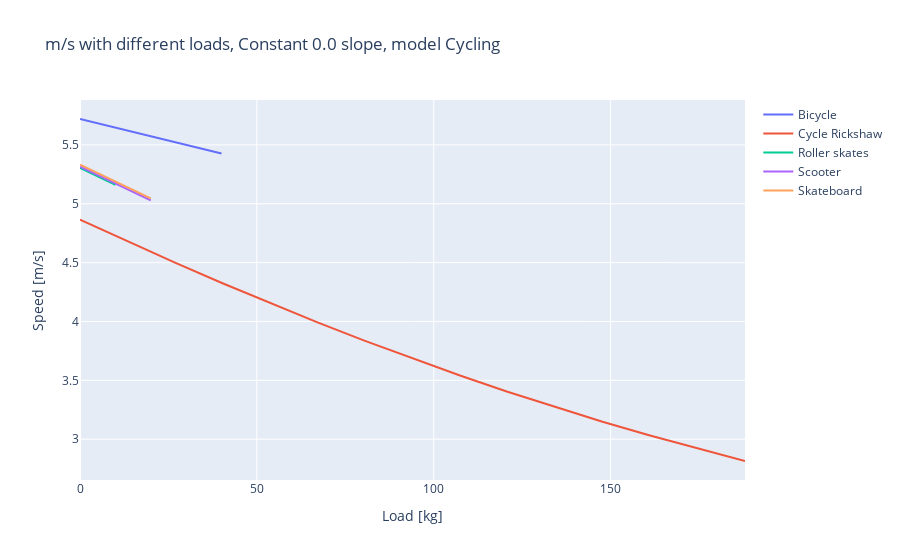
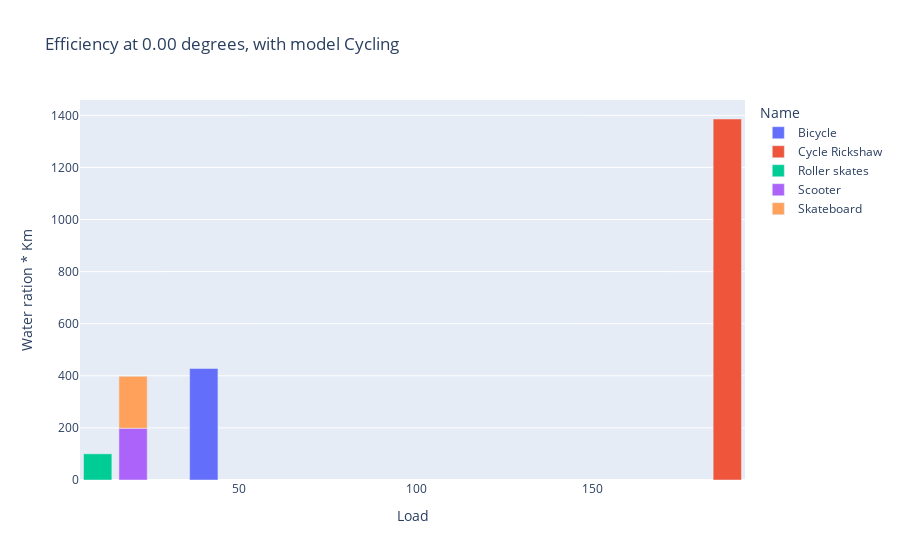
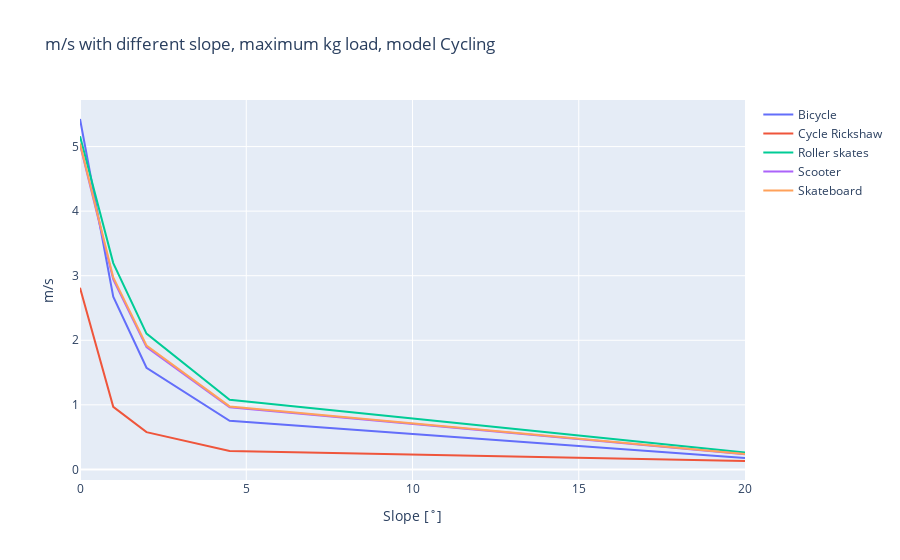

Source (notebook cell) for these figures, in order:
### Code cell
# mr.velocitykgs



mm.plotting_hpv.load_plot_plotly(mr, mo, hpv)
mm.plotting_hpv.bar_plot_loading_distance(mr, mo, hpv, mv)
mm.plotting_hpv.slope_plot_plotly(mr, mo, hpv)

### Figure 1 — Plotly figure (JSON) as saved in the notebook; plotly's stock layout.template omitted (floating-point values rounded to 4 significant figures)
{"data": [{"mode": "lines", "name": "Bicycle", "type": "scatter", "x": [0, 4.857, 9.714, 14.57, 19.43, 24.29, 29.14, 34, 38.86, 40, 40, 40, 40, 40, 40], "y": [5.72, 5.684, 5.649, 5.613, 5.577, 5.542, 5.506, 5.471, 5.435, 5.427, 5.427, 5.427, 5.427, 5.427, 5.427]}, {"mode": "lines", "name": "Cycle Rickshaw", "type": "scatter", "x": [0, 13.43, 26.86, 40.29, 53.71, 67.14, 80.57, 94, 107.4, 120.9, 134.3, 147.7, 161.1, 174.6, 188], "y": [4.864, 4.68, 4.5, 4.325, 4.156, 3.992, 3.835, 3.684, 3.54, 3.403, 3.273, 3.149, 3.031, 2.92, 2.815]}, {"mode": "lines", "name": "Roller skates", "type": "scatter", "x": [0, 2.929, 5.857, 8.786, 10, 10, 10, 10, 10, 10, 10, 10, 10, 10, 10], "y": [5.304, 5.262, 5.219, 5.177, 5.16, 5.16, 5.16, 5.16, 5.16, 5.16, 5.16, 5.16, 5.16, 5.16, 5.16]}, {"mode": "lines", "name": "Scooter", "type": "scatter", "x": [0, 2.714, 5.429, 8.143, 10.86, 13.57, 16.29, 19, 20, 20, 20, 20, 20, 20, 20], "y": [5.315, 5.276, 5.237, 5.198, 5.159, 5.121, 5.082, 5.044, 5.029, 5.029, 5.029, 5.029, 5.029, 5.029, 5.029]}, {"mode": "lines", "name": "Skateboard", "type": "scatter", "x": [0, 4.357, 8.714, 13.07, 17.43, 20, 20, 20, 20, 20, 20, 20, 20, 20, 20], "y": [5.333, 5.27, 5.207, 5.145, 5.083, 5.046, 5.046, 5.046, 5.046, 5.046, 5.046, 5.046, 5.046, 5.046, 5.046]}], "layout": {"title": {"text": "m/s with different loads, Constant 0.0 slope, model Cycling"}, "xaxis": {"title": {"text": "Load [kg]"}}, "yaxis": {"title": {"text": "Speed [m/s]"}}}}

### Figure 2 — Plotly figure (JSON) as saved in the notebook; plotly's stock layout.template omitted (floating-point values rounded to 4 significant figures)
{"data": [{"alignmentgroup": "True", "customdata": [["Bicycle", 5.573, 5.427, 4.3, 80.26, 160.5, 0, 8, 0.01869]], "hovertemplate": "Name=%{customdata[0]}<br>Load=%{x}<br>Water ration * Km=%{y}<br>Average Trip Velocity=%{customdata[1]}<br>Loaded Velocity=%{customdata[2]}<br>Unloaded Velocity=%{customdata[3]}<br>Distance to Water Achievable=%{customdata[4]}<br>Total Round trip Distance Achievable=%{customdata[5]}<br>Slope=%{customdata[6]}<br>Hours Collecting Water Max=%{customdata[7]}<br>Hours Spent Collecting Single Person Water=%{customdata[8]}<extra></extra>", "legendgroup": "Bicycle", "marker": {"color": "#636efa", "pattern": {"shape": ""}}, "name": "Bicycle", "offsetgroup": "Bicycle", "orientation": "v", "showlegend": true, "textposition": "auto", "type": "bar", "x": [40], "xaxis": "x", "y": [428.0], "yaxis": "y"}, {"alignmentgroup": "True", "customdata": [["Cycle Rickshaw", 3.839, 2.815, 4.3, 55.29, 110.6, 0, 8, 0.005773]], "hovertemplate": "Name=%{customdata[0]}<br>Load=%{x}<br>Water ration * Km=%{y}<br>Average Trip Velocity=%{customdata[1]}<br>Loaded Velocity=%{customdata[2]}<br>Unloaded Velocity=%{customdata[3]}<br>Distance to Water Achievable=%{customdata[4]}<br>Total Round trip Distance Achievable=%{customdata[5]}<br>Slope=%{customdata[6]}<br>Hours Collecting Water Max=%{customdata[7]}<br>Hours Spent Collecting Single Person Water=%{customdata[8]}<extra></extra>", "legendgroup": "Cycle Rickshaw", "marker": {"color": "#EF553B", "pattern": {"shape": ""}}, "name": "Cycle Rickshaw", "offsetgroup": "Cycle Rickshaw", "orientation": "v", "showlegend": true, "textposition": "auto", "type": "bar", "x": [188], "xaxis": "x", "y": [1386.0], "yaxis": "y"}, {"alignmentgroup": "True", "customdata": [["Roller skates", 5.232, 5.16, 3.6, 75.34, 150.7, 0, 8, 0.07964]], "hovertemplate": "Name=%{customdata[0]}<br>Load=%{x}<br>Water ration * Km=%{y}<br>Average Trip Velocity=%{customdata[1]}<br>Loaded Velocity=%{customdata[2]}<br>Unloaded Velocity=%{customdata[3]}<br>Distance to Water Achievable=%{customdata[4]}<br>Total Round trip Distance Achievable=%{customdata[5]}<br>Slope=%{customdata[6]}<br>Hours Collecting Water Max=%{customdata[7]}<br>Hours Spent Collecting Single Person Water=%{customdata[8]}<extra></extra>", "legendgroup": "Roller skates", "marker": {"color": "#00cc96", "pattern": {"shape": ""}}, "name": "Roller skates", "offsetgroup": "Roller skates", "orientation": "v", "showlegend": true, "textposition": "auto", "type": "bar", "x": [10], "xaxis": "x", "y": [100.5], "yaxis": "y"}, {"alignmentgroup": "True", "customdata": [["Scooter", 5.172, 5.029, 4, 74.48, 149.0, 0, 8, 0.04028]], "hovertemplate": "Name=%{customdata[0]}<br>Load=%{x}<br>Water ration * Km=%{y}<br>Average Trip Velocity=%{customdata[1]}<br>Loaded Velocity=%{customdata[2]}<br>Unloaded Velocity=%{customdata[3]}<br>Distance to Water Achievable=%{customdata[4]}<br>Total Round trip Distance Achievable=%{customdata[5]}<br>Slope=%{customdata[6]}<br>Hours Collecting Water Max=%{customdata[7]}<br>Hours Spent Collecting Single Person Water=%{customdata[8]}<extra></extra>", "legendgroup": "Scooter", "marker": {"color": "#ab63fa", "pattern": {"shape": ""}}, "name": "Scooter", "offsetgroup": "Scooter", "orientation": "v", "showlegend": true, "textposition": "auto", "type": "bar", "x": [20], "xaxis": "x", "y": [198.6], "yaxis": "y"}, {"alignmentgroup": "True", "customdata": [["Skateboard", 5.19, 5.046, 4, 74.73, 149.5, 0, 8, 0.04015]], "hovertemplate": "Name=%{customdata[0]}<br>Load=%{x}<br>Water ration * Km=%{y}<br>Average Trip Velocity=%{customdata[1]}<br>Loaded Velocity=%{customdata[2]}<br>Unloaded Velocity=%{customdata[3]}<br>Distance to Water Achievable=%{customdata[4]}<br>Total Round trip Distance Achievable=%{customdata[5]}<br>Slope=%{customdata[6]}<br>Hours Collecting Water Max=%{customdata[7]}<br>Hours Spent Collecting Single Person Water=%{customdata[8]}<extra></extra>", "legendgroup": "Skateboard", "marker": {"color": "#FFA15A", "pattern": {"shape": ""}}, "name": "Skateboard", "offsetgroup": "Skateboard", "orientation": "v", "showlegend": true, "textposition": "auto", "type": "bar", "x": [20], "xaxis": "x", "y": [199.3], "yaxis": "y"}], "layout": {"barmode": "relative", "legend": {"title": {"text": "Name"}, "tracegroupgap": 0}, "title": {"text": "Efficiency at 0.00 degrees, with model Cycling"}, "xaxis": {"anchor": "y", "domain": [0, 1], "title": {"text": "Load"}}, "yaxis": {"anchor": "x", "domain": [0, 1], "title": {"text": "Water ration * Km"}}}}

### Figure 3 — Plotly figure (JSON) as saved in the notebook; plotly's stock layout.template omitted (floating-point values rounded to 4 significant figures)
{"data": [{"mode": "lines", "name": "Bicycle", "type": "scatter", "x": [0, 1, 2, 4.5, 20], "y": [5.427, 2.675, 1.574, 0.7528, 0.1763]}, {"mode": "lines", "name": "Cycle Rickshaw", "type": "scatter", "x": [0, 1, 2, 4.5, 20], "y": [2.815, 0.9694, 0.5768, 0.2862, 0.1301]}, {"mode": "lines", "name": "Roller skates", "type": "scatter", "x": [0, 1, 2, 4.5, 20], "y": [5.16, 3.195, 2.103, 1.078, 0.2626]}, {"mode": "lines", "name": "Scooter", "type": "scatter", "x": [0, 1, 2, 4.5, 20], "y": [5.029, 2.942, 1.893, 0.9618, 0.2339]}, {"mode": "lines", "name": "Skateboard", "type": "scatter", "x": [0, 1, 2, 4.5, 20], "y": [5.046, 2.973, 1.918, 0.9755, 0.2373]}], "layout": {"title": {"text": "m/s with different slope, maximum kg load, model Cycling"}, "xaxis": {"title": {"text": "Slope [˚]"}}, "yaxis": {"title": {"text": "m/s"}}}}
